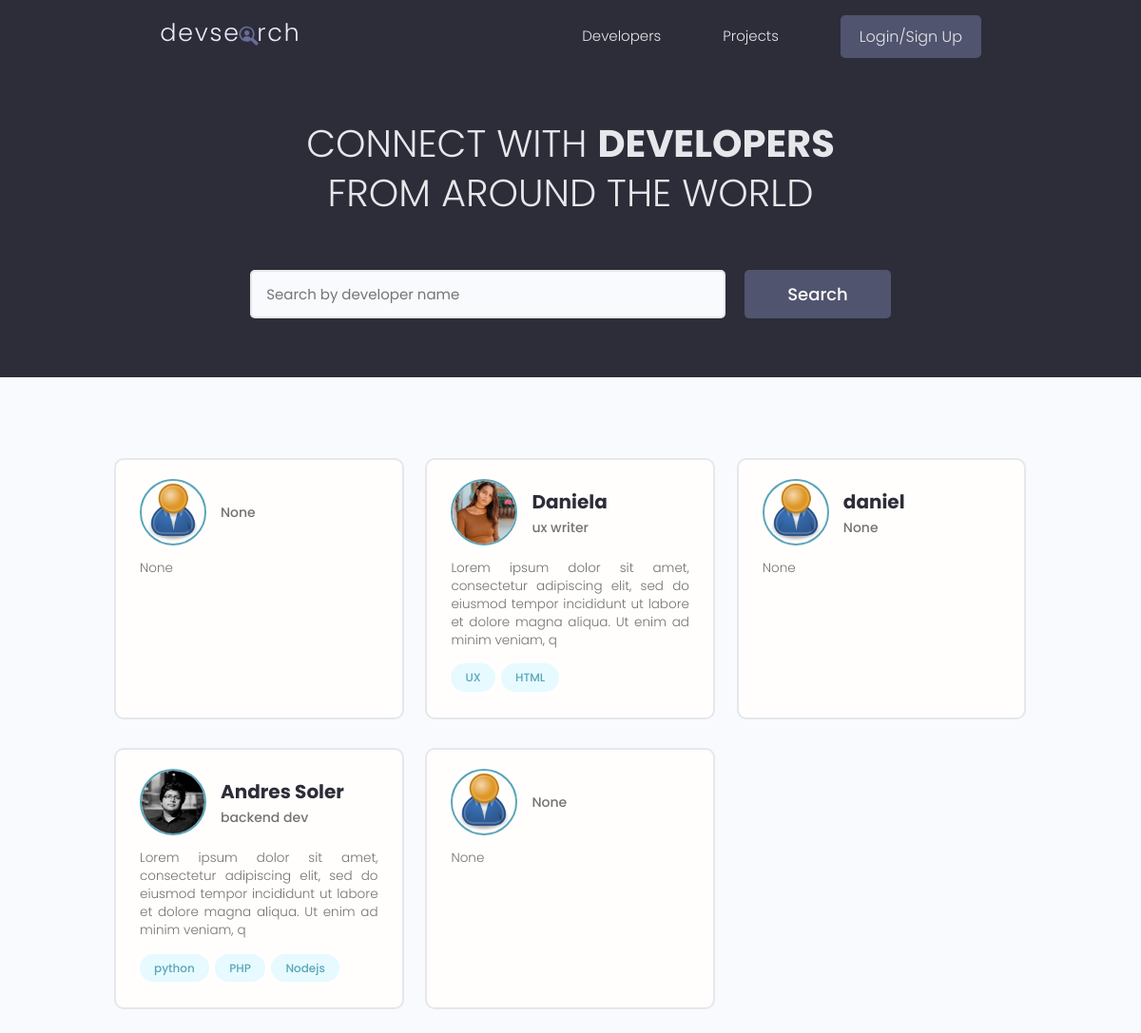
The app's page /, older data.
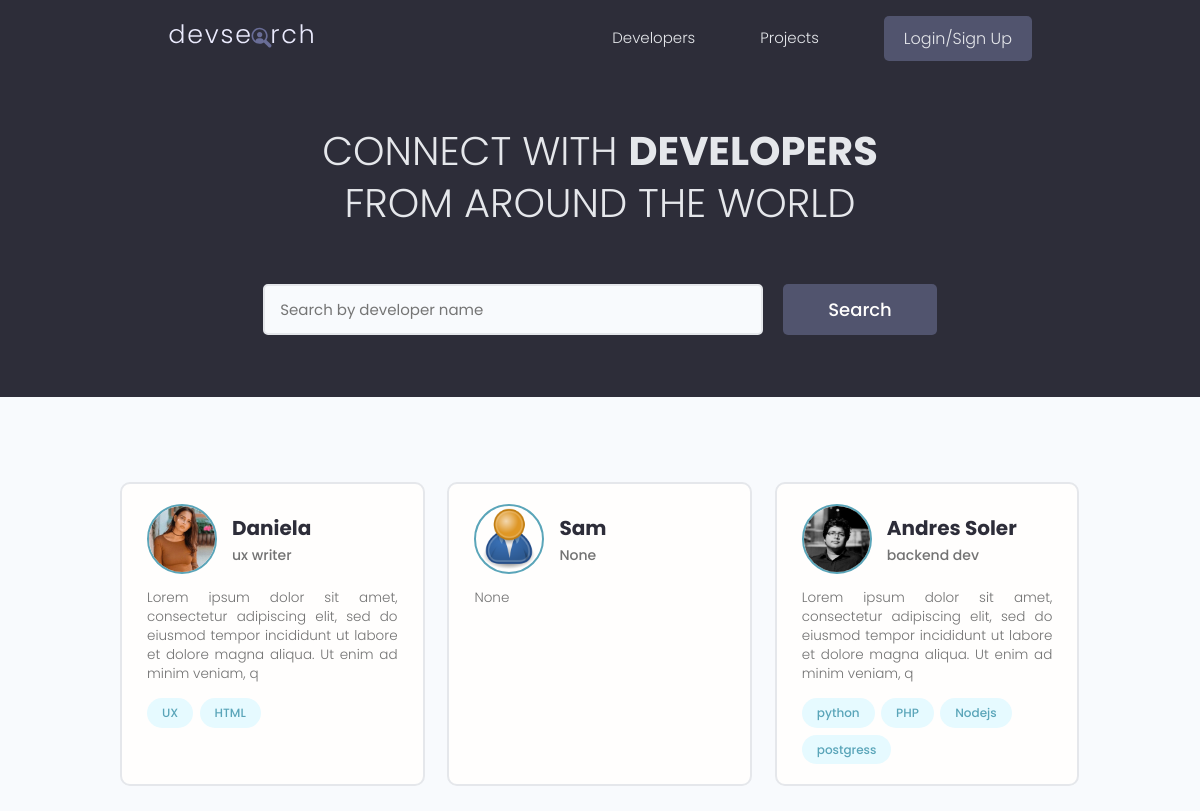
The same page, newer data.
### users/models.py (models this page shows, shortened)
class Profile(models.Model):
    user = models.OneToOneField(User, on_delete=models.CASCADE, null=True, blank=True)
    name = models.CharField(max_length=255, blank=True, null=True)
    email = models.EmailField(max_length=500, blank=True, null=True)
    username = models.CharField(max_length=255, blank=True, null=True)
    location = models.CharField(max_length=255, blank=True, null=True)
    short_intro = models.CharField(max_length=255, blank=True, null=True)
    bio = models.TextField(blank=True, null=True)
    profile_image = models.ImageField(null=True, blank=True, upload_to='profiles/', default='profiles/user-default.png')
    social_github = models.CharField(max_length=255, blank=True, null=True)
    social_twitter = models.CharField(max_length=255, blank=True, null=True)
    social_linkedin = models.CharField(max_length=255, blank=True, null=True)
    social_youtube = models.CharField(max_length=255, blank=True, null=True)
    social_website = models.CharField(max_length=255, blank=True, null=True)
    created = models.DateTimeField(auto_now_add=True)
    id = models.UUIDField(default=uuid.uuid4, unique=True, primary_key=True, editable=False)

class Skill(models.Model):
    owner = models.ForeignKey(Profile, on_delete=models.CASCADE, null=True, blank=True)
    name = models.CharField(max_length=255, blank=True, null=True)
    description = models.TextField(null=True, blank=True)
    created = models.DateTimeField(auto_now_add=True)
    id = models.UUIDField(default=uuid.uuid4, unique=True, primary_key=True, editable=False)
    def __str__(self):
        return str(self.name)

### users/views.py (the view)
# urls.py: path('', views.profiles, name='profiles'),
def profiles(request):
    profiles, search = searchProfiles(request)
    custom_range, profiles = paginateProfiles(request, profiles, 6)
    context = {'profiles': profiles, 'search': search, 'custom_range': custom_range}
    return render(request, 'users/profiles.html', context)

### users/utils.py (called while the page is built)
def paginateProfiles(request, profiles, results):
    page = request.GET.get('page')
    paginator =  Paginator(profiles, results)
    try:
        profiles = paginator.page(page)
    except PageNotAnInteger:
        page = 1
        profiles = paginator.page(page)
    except EmptyPage:
        page = paginator.num_pages
        profiles = paginator.page(page)
    left_index = (int(page) - 2)
    if left_index < 1:
        left_index = 1
    right_index = (int(page) + 4)
    if right_index > paginator.num_pages:
        right_index = paginator.num_pages + 1
    custom_range = range(left_index, right_index)
    return custom_range, profiles

def searchProfiles(request):
    search = ''
    if request.GET.get('search'):
        search = request.GET.get('search')
    skills = Skill.objects.filter(name__icontains=search)
    profiles = Profile.objects.distinct().filter(
        Q(name__icontains=search) |
        Q(short_intro__icontains=search) |
        Q(skill__in=skills)
        )
    return profiles, search

### users/templates/users/profiles.html (shortened to what this page needs)
{% extends 'main.html' %}
{% block content %}
<main class="home">
    <section class="hero-section text-center">
      <div class="container container--narrow">
        <div class="hero-section__box">
          <h2>CONNECT WITH <span>DEVELOPERS</span></h2>
          <h2>FROM AROUND THE WORLD</h2>
        </div>
        <div class="hero-section__search">
          <form id="search_form" class="form" action="{% url 'profiles' %}" method="get">
            <div class="form__field">
              <input class="input input--text" id="formInput#search" type="text" name="search"
                value="{{search}}" placeholder="Search by developer name" />
            </div>
            <input class="btn btn--sub btn--lg" type="submit" value="Search" />
          </form>
        </div>
      </div>
    </section>
    <section class="devlist">
      <div class="container">
        <div class="grid grid--three">
            {% for profile in profiles %}
          <div class="column card">
            <div class="dev">
              <a href="{% url 'user-profile' profile.id %}" class="card__body">
                <div class="dev__profile">
                  <img class="avatar avatar--md" src="{{ profile.profile_image.url }}" alt="image" />
                  <div class="dev__meta">
                    <h3>{{ profile.name }}</h3>
                    <h5>{{ profile.short_intro|slice:"60" }}</h5>
                  </div>
                </div>
                <p class="dev__info">{{ profile.bio|slice:"150" }}</p>
                <div class="dev__skills">
                    {% for skill in profile.skill_set.all|slice:"5" %}
                  <span class="tag tag--pill tag--main">
                    <small>{{skill}}</small>
                  </span>
                  {% endfor %}
                </div>
              </a>
            </div>
          </div>
          {% endfor %}
        </div>
      </div>
    </section>
  </main>
{% endblock %}

### templates/main.html (shortened to what this page needs)
<!DOCTYPE html>
{% load static %}
<html lang="en">
<head>
    <link rel="stylesheet" href="https://cdn.iconmonstr.com/1.3.0/css/iconmonstr-iconic-font.min.css" />
    <link rel="stylesheet" href="{% static 'uikit/styles/uikit.css' %}" />
    <link rel="stylesheet" href="{% static 'styles/app.css' %}" />
</head>
<div>
    {% include 'nav-bar.html' %}
    {% block content %}
    {% endblock content %}
</body>
</html>

### templates/nav-bar.html (shortened to what this page needs)
{% load static %}
<header class="header">
    <div class="container container--narrow">
      <a href="{% url 'profiles' %}" class="header__logo">
        <img src="{% static 'images/logo.svg' %}" alt="DevSearch Logo" />
      </a>
      <nav class="header__nav">
        <ul class="header__menu">
          <li class="header__menuItem"><a href="{% url 'profiles' %}">Developers</a></li>
          <li class="header__menuItem"><a href="{% url 'projects' %}">Projects</a></li>
          {% if request.user.is_authenticated %}
          <li class="header__menuItem"><a href="{% url 'inbox' %}">Inbox</a></li>
          <li class="header__menuItem"><a href="{% url 'account' %}">Account</a></li>
          <li class="header__menuItem"><a href="{% url 'logout' %}" class="btn btn--sub">Logout</a></li>
          {% else %}
          <li class="header__menuItem"><a href="{% url 'login' %}" class="btn btn--sub">Login/Sign Up</a></li>
          {% endif %}
        </ul>
      </nav>
    </div>
  </header>

### static/styles/app.css (style rules this page uses)
:root { --color-sub: #2d2d39; }
.btn--sub { background-color: var(--color-sub-light); }
.card { border: 2px solid var(--color-light); }
img { width: 100%; }
.header { position: sticky; z-index: 111; background-color: var(--color-sub); padding: 1.5rem 0; }
.header > .container { display: flex; justify-content: space-between; align-items: center; }
.header__logo > img { height: 3.8rem; }
.header__nav > ul { display: inline-flex; align-items: center; list-style: none; gap: 6.5rem; }
.header__menuItem > a { color: var(--color-light); font-weight: 300; }
.hero-section { height: 40vh; display: flex; align-items: center; background-color: var(--color-sub); }
.hero-section__box { margin-bottom: 4rem; }
.hero-section__box > h2, .hero-section__box > h2 > span { font-size: 4rem; color: var(--color-light); line-height: 1.3; text-transform: uppercase; }
.hero-section__box > h2 { font-weight: 300; }
.hero-section__box > h2 > span { font-weight: 700; }
.hero-section__search > .form { display: flex; align-items: center; justify-content: center; gap: 2rem; }
.hero-section__search > .form input.input--text { width: 50rem; }
.devlist { margin-top: 8rem; }
.devlist .grid { align-items: stretch; }
.devlist .dev .dev__profile { display: flex; align-items: center; gap: 1.5rem; }
.devlist .dev .dev__meta h3 { color: var(--color-sub); font-size: 2rem; font-weight: 700; }
.devlist .dev .dev__meta h5 { color: var(--color-text); font-size: 1.4rem; font-weight: 500; }
.devlist .dev .dev__info { margin: 1.5rem 0; font-size: 1.35rem; line-height: 1.4; text-align: justify; }

### static/uikit/styles/modules/_variables.css (style rules this page uses)
:root { --color-main: #5aa5b9; --color-main-light: #e6faff; --color-sub: #3f4156; --color-sub-light: #51546e; --color-sub-lighter: #ededfd; --color-text: #737373; --color-gray: #8b8b8b; --color-light: #e5e7eb; --color-light-gray: #767676; --color-bg: #f8fafd; --color-white: #fffefd; --color-white-light: #f3f3f3; --color-success: #359e64; --color-success-bg: #def8e8; --color-error: #fc4b0b; --color-error-bg: #fff2ee; --font-base: 'Poppins', arial, helvetica, 'Segoe UI', roboto, ubuntu, sans-serif; --font-monospace: 'Fira Code', 'Courier New', courier, monospace; --font-regular: 300; --font-medium: 500; --font-bold: 700; --generic-shadow: 1px 1px 5px #00000010; --generic-transition: all 0.3s ease-in-out; }

### static/uikit/styles/modules/_base.css (style rules this page uses)
* { margin: 0; padding: 0; box-sizing: border-box; text-rendering: optimizeLegibility; color: inherit; font-size: inherit; }
html { font-size: 50%; }
@media only screen and (min-width: 480px) { html { font-size: 56.25%; } }
@media only screen and (min-width: 1200px) { html { font-size: 62.5%; } }

### static/uikit/styles/modules/_typography.css (style rules this page uses)
* { font-family: var(--font-base); }
h2 { font-size: 3.6rem; font-weight: var(--font-bold); }
h3 { font-size: 3.2rem; font-weight: var(--font-medium); }
h5 { font-size: 2.4rem; font-weight: var(--font-medium); }
h5, h6 { font-weight: var(--font-regular); }
p, span, strong { font-size: 1.6rem; color: var(--color-text); font-weight: var(--font-regular); }
a { padding-bottom: 2px; text-decoration: none; display: inline-block; color: var(--color-main); font-weight: var(--font-medium); }

### static/uikit/styles/modules/_utilities.css (style rules this page uses)
.container { width: 92%; max-width: 165rem; margin: 0 auto; box-sizing: border-box; }
.container--narrow { width: 92%; max-width: 120rem; }
@media screen and (min-width: 1000px) { .container { width: 90%; } }
@media screen and (min-width: 1000px) { .container--narrow { width: 85%; } }
@media screen and (min-width: 1200px) { .container { width: 80%; } }
@media screen and (min-width: 1200px) { .container--narrow { width: 72%; } }
.text-center { text-align: center; }

### static/uikit/styles/modules/_avatar.css (style rules this page uses)
.avatar { border-radius: 50%; border: 2px solid var(--color-main); object-fit: cover; }
.avatar--md { height: 7rem; width: 7rem; }

### static/uikit/styles/modules/_button.css (style rules this page uses)
.btn { display: inline-block; position: relative; cursor: pointer; background-color: var(--color-light); font-weight: var(--font-medium); color: var(--color-sub); text-decoration: none; padding: 1rem 2rem; border-radius: 0.5rem; border: none; width: -webkit-fit-content; width: -moz-fit-content; width: fit-content; height: -webkit-fit-content; height: -moz-fit-content; height: fit-content; font-size: 1.6rem; outline-width: 0; outline-color: transparent; -webkit-backface-visibility: hidden; backface-visibility: hidden; transition: all 0.3s ease-in-out; }
.btn--sub { background-color: var(--color-sub); color: var(--color-white); }
.btn--lg { font-size: 1.8rem; padding: 1.2rem 4.5rem; }

Row changes from the older to the newer data that the page shows:
removed Profile: profile_image (placeholder picture), short_intro "None", bio "None"
removed Profile: profile_image (placeholder picture), name "daniel", short_intro "None", bio "None"
removed Profile: profile_image (placeholder picture), short_intro "None", bio "None"
added Profile: profile_image (placeholder picture), name "Sam", short_intro "None", bio "None"
added Skill: name "postgress", shown under Profile "Andres Soler"
